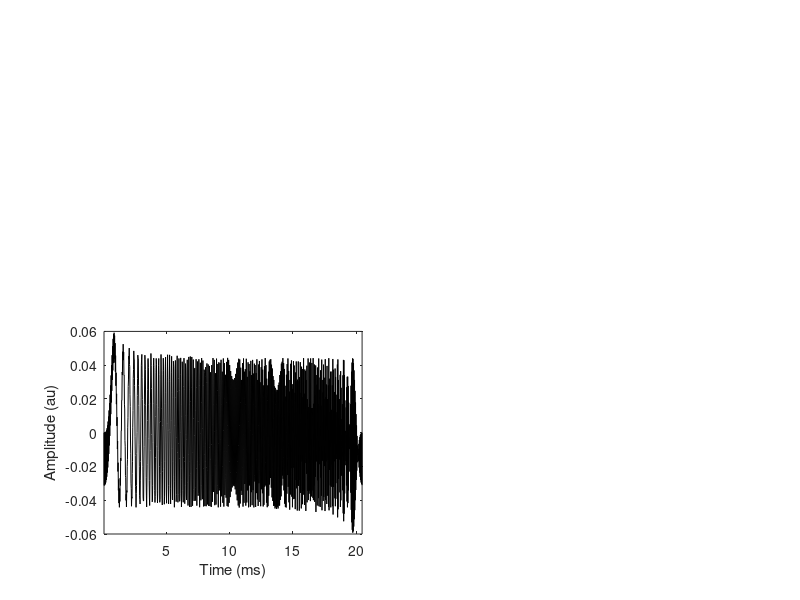

Here is the MATLAB script that generated this plot: (Note: this script raises an error after producing the figure.)
function pa_gensweep_example
% Generate Schroeder Sweep
%

%% Initialization
Nsample  = 2^10; %1024 samples
Fstart  = 0; % Start-frequency Hz
Fs     = 50000; % sample-frequency
Fstop   = Fs; % Hz

%% Obtain single sweep
% Lowpeak generates a sweep of 2N samples for
% a magitude spectrum of N samples
N           = round(0.5*Nsample); % samples
% OK, now let's fill that magnitude spectrum
Magnitude   = zeros(1,N); % magnitude
nstart      = max(1,round(N*Fstart/Fs));
nstop       = min(N,round(N*Fstop/Fs));
Magnitude(nstart:nstop) = ones(1,(nstop-nstart+1));
x           = lowpeak(Magnitude); % Determine phase response with sub-function

%% Peak factor
pf = pa_peakfactor(x);

%% Graphics
close all
figure
t = (1:length(x))/Fs*1000;
subplot(223)
plot(t,x,'k-')
ylabel('Amplitude (au)');
xlabel('Time (ms)');
xlim([min(t) max(t)]);
str = ['Peak Factor = ' num2str(pf,3)];
h	= pa_text(0.5,0.9,str); set(h,'HorizontalAlignment','center'); % Set the text and center it.


%% Spectrogram Time-Frequency representation
subplot(224)
nfft		= 2^11; % number of fft points
window		= 2^4; % resolution
noverlap	= 2^2; % smoothing
spectrogram(x,window,noverlap,nfft,Fs,'yaxis');
set(gca,'Yscale','linear','YTick',(0:5:20)*1000,'YTickLabel',0:5:20);
caxis([-100 -60])
ylim([0 20000])
ylabel('Frequency (kHz)');


%% Determine spectrum, see also PA_GETPOWER
% Time vector of 1 second
% Use next highest power of 2 greater than or equal to length(x) to calculate FFT.
nfft			= 2^(nextpow2(length(x)));
% Take fft, padding with zeros so that length(fftx) is equal to nfft
fftx			= fft(x,nfft);
% Calculate the numberof unique points
NumUniquePts	= ceil((nfft+1)/2);
% FFT is symmetric, throw away second half
fftx			= fftx(1:NumUniquePts);
% Take the magnitude of fft of x and scale the fft so that it is not a function of
% the length of x
mx				= abs(fftx)/length(x);
ph				= angle(fftx);
% Take the square of the magnitude of fft of x -> magnitude 2 power
mx				= mx.^2;

% Since we dropped half the FFT, we multiply mx by 2 to keep the same energy.
% The DC component and Nyquist component, if it exists, are unique and should not
% be mulitplied by 2.
if rem(nfft, 2) % odd nfft excludes Nyquist point
	mx(2:end)	= mx(2:end)*2;
else
	mx(2:end -1) = mx(2:end -1)*2;
end
% This is an evenly spaced frequency vector with NumUniquePts points.
f		= (0:NumUniquePts-1)*Fs/nfft;
mx		= 20*log10(mx); % Power (dB)
sel		= isinf(mx);
mx(sel) = min(mx(~sel));


%% Graphics of spectrum
subplot(221) % same as subplot(2,2,1)
plot(f,mx,'k-','LineWidth',2); % Power
set(gca,'XTick',(0:5:20)*1000,'XTickLabel',0:5:20);
title('Power Spectrum');
xlabel('Frequency (kHz)');
ylabel('Power (dB)');
xlim([0 25]*1000);

subplot(222)
plot(f,unwrap(ph),'k-','LineWidth',2); % Phase needs to be unwrapped to observe systematic changes
hold on
set(gca,'XTick',(0:5:20)*1000,'XTickLabel',0:5:20);
title('Phase Spectrum');
xlabel('Frequency (kHz)');
ylabel('Phase');

xlim([0 25]*1000);
for ii = 1:4
	subplot(2,2,ii)
	axis square;
	box off
	pa_text(0.1,0.9, char(96+ii));
end

%% Print
cd('C:\DATA'); % See also PA_DATADIR
print('-depsc','-painter',mfilename); % I try to avoid bitmaps, 
% so I can easily modify the figures later on in for example Illustrator
% For web-and Office-purposes, I later save images as PNG-files

function Signal = lowpeak(Magnitude)
%  FUNCTION X = LOWPEAK (M)
%
%  DESCRIPTION
%    Returns the time signal X with minimized peakfactor
%    given a frequency magnitude response M. The algorithm is
%    extracted from Schroeder et al (1970).
%
%  ARGUMENT
%    M  - frequency magnitude response containing the frequency
%         response in equidistant bins which correspond to frequency
%         0 to the Nyquist frequency (best to make the length of M
%         a power of 2). The algorithm calculates a frequency phase
%         response that together with M, yields a low-peak time signal.
%
%  RETURN VALUE
%    X  - Time signal with minimized peak factor
%
%  EXAMPLE
%    >> sweep = lowpeak (ones(1,512));
%
Nbin       = length(Magnitude);
TotalPower = sum(Magnitude.^2);
NormFactor = 1.0/TotalPower;
TwoPi      = 2*pi;
Phi        = 0.0;
Power      = 0.0;
Spectrum   = zeros (1, Nbin);
for j=1:Nbin
	Spectrum(j) = Magnitude(j) * exp (1i*Phi);
	Power		= Power + NormFactor*Magnitude(j).^2;
	Phi			= Phi - TwoPi*Power;
end;
Spectrum		= [Spectrum -conj([Spectrum(1) Spectrum((Nbin):-1:2)])];
Signal			= imag(ifft(Spectrum));

function pf = pa_peakfactor(y)
% PF = PEAKFACTOR(Y)
%
% Obtain peakfactor PF from signal Y

Amax = max(y); % minimum amplitude
Amin = min(y); % maximum amplitude
Arms = sqrt(mean(y.^2)); % or Arms = pa_rms(y), root-mean-square
pf  = (Amax-Amin)./(2*sqrt(2)*Arms);
